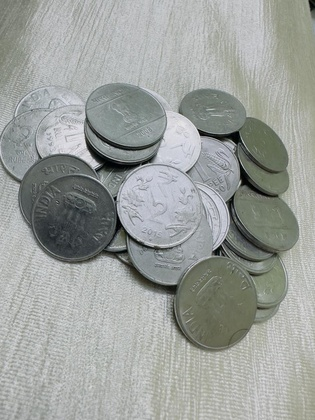
%> input picture main/img/2.jpg, 315 x 420 px, shrunk from 768 x 1024 before the run, given in place of plants.jpg, which was not available
$ octave Quantization.m   (GNU Octave 9; MATLAB toolbox functions it lacks are replaced by stand-ins)
%> lines starting %> are read from the running program, lines starting %| are printed output that depends on the picture; pictures that were not available may be replaced by others from this repository, and a replacement may not be noted
% Load the image
image = imread('plants.jpg');
%> image is the input picture: size 420x315x3 uint8; mean R, G, B 155.7, 159.3, 155.6

% Create a figure to display the images
figure;

% Loop through noise levels
for i = 1:9
    % Calculate noise level
    h = i * 10;

    % Calculate number of quantization levels
    n_levels = floor(256 / (1 / h));

    % Generate the quantization noise
    q_noise = randn(size(image)) * n_levels / 256;
    noisy = im2double(image) + q_noise;
    noisy = im2uint8(noisy / max(noisy(:)));

    % Display the noisy image
    subplot(3, 3, i);
    imshow(noisy);
    title(sprintf('Noise Level: %d%%', h));
end
%> this loop made 9 passes
%> pass 1, `noisy = im2double(image) + q_noise;`:
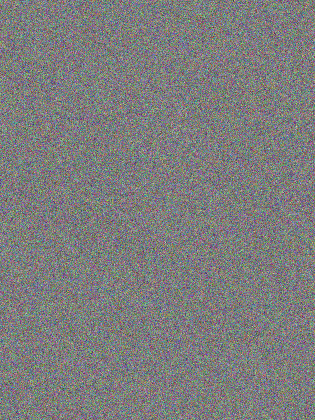
%> noisy: size 420x315x3 double; mean R, G, B 0.6, 0.6, 0.6; drawn with min black and max white
%> pass 1, `noisy = im2uint8(noisy / max(noisy(:)));`:
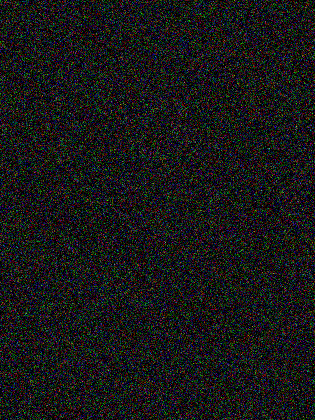
%> noisy: size 420x315x3 uint8; mean R, G, B 23.8, 23.9, 24
%> pass 2, `noisy = im2double(image) + q_noise;`:
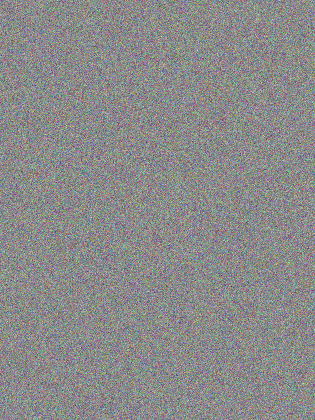
%> noisy: size 420x315x3 double; mean R, G, B 0.6, 0.6, 0.6; mean of the top-left, top-right, bottom-left and bottom-right quarters 0.5, 0.7, 0.6, 0.6; drawn with min black and max white
%> pass 2, `noisy = im2uint8(noisy / max(noisy(:)));`:
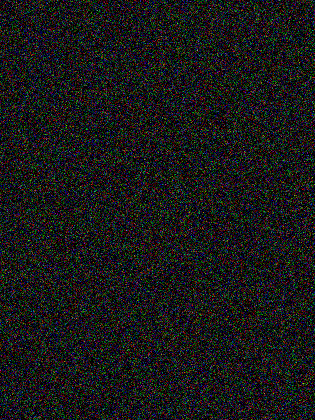
%> noisy: size 420x315x3 uint8; mean R, G, B 24.8, 25, 24.9
%> after the loop:
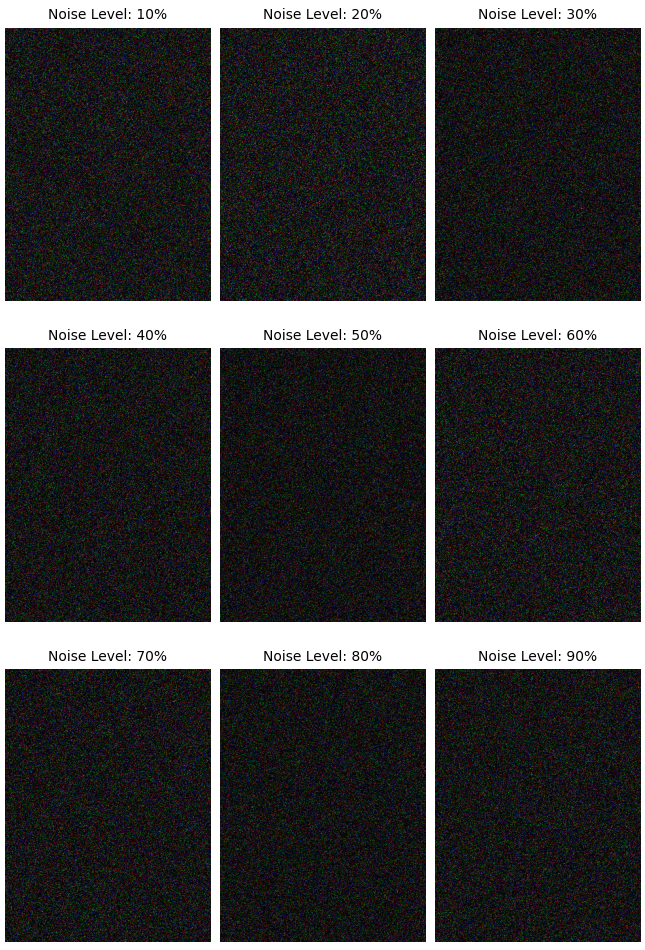
%> figure redrawn from the program's plot data, 9 panels
